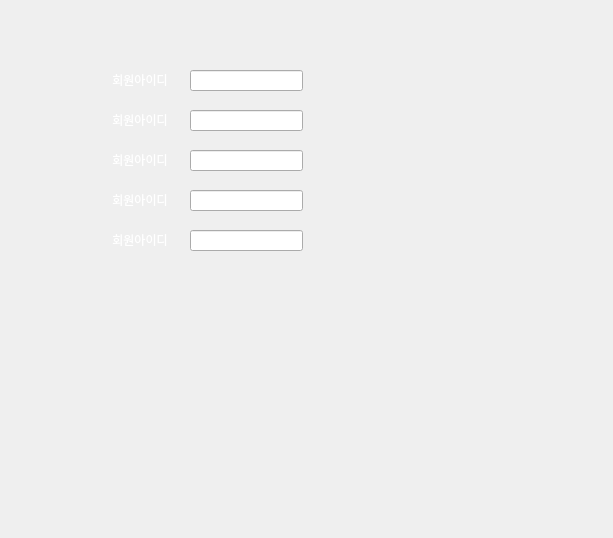
<?xml version="1.0" encoding="UTF-8"?>
<ui version="4.0">
 <class>Form</class>
 <widget class="QWidget" name="Form">
  <property name="geometry">
   <rect>
    <x>0</x>
    <y>0</y>
    <width>613</width>
    <height>538</height>
   </rect>
  </property>
  <property name="windowTitle">
   <string>Form</string>
  </property>
  <property name="styleSheet">
   <string notr="true">color: rgb(255,255,255);</string>
  </property>
  <widget class="QLabel" name="label">
   <property name="geometry">
    <rect>
     <x>100</x>
     <y>70</y>
     <width>80</width>
     <height>20</height>
    </rect>
   </property>
   <property name="autoFillBackground">
    <bool>false</bool>
   </property>
   <property name="text">
    <string>회원아이디</string>
   </property>
   <property name="scaledContents">
    <bool>false</bool>
   </property>
   <property name="alignment">
    <set>Qt::AlignCenter</set>
   </property>
   <property name="wordWrap">
    <bool>false</bool>
   </property>
  </widget>
  <widget class="QLabel" name="label_2">
   <property name="geometry">
    <rect>
     <x>100</x>
     <y>70</y>
     <width>80</width>
     <height>20</height>
    </rect>
   </property>
   <property name="text">
    <string/>
   </property>
   <property name="pixmap">
    <pixmap>image/title.png</pixmap>
   </property>
  </widget>
  <widget class="QLineEdit" name="lineEdit">
   <property name="geometry">
    <rect>
     <x>190</x>
     <y>70</y>
     <width>113</width>
     <height>21</height>
    </rect>
   </property>
  </widget>
  <widget class="QLabel" name="label_3">
   <property name="geometry">
    <rect>
     <x>100</x>
     <y>110</y>
     <width>80</width>
     <height>20</height>
    </rect>
   </property>
   <property name="text">
    <string/>
   </property>
   <property name="pixmap">
    <pixmap>image/title.png</pixmap>
   </property>
  </widget>
  <widget class="QLabel" name="label_4">
   <property name="geometry">
    <rect>
     <x>100</x>
     <y>110</y>
     <width>80</width>
     <height>20</height>
    </rect>
   </property>
   <property name="autoFillBackground">
    <bool>false</bool>
   </property>
   <property name="text">
    <string>회원아이디</string>
   </property>
   <property name="scaledContents">
    <bool>false</bool>
   </property>
   <property name="alignment">
    <set>Qt::AlignCenter</set>
   </property>
   <property name="wordWrap">
    <bool>false</bool>
   </property>
  </widget>
  <widget class="QLineEdit" name="lineEdit_2">
   <property name="geometry">
    <rect>
     <x>190</x>
     <y>110</y>
     <width>113</width>
     <height>21</height>
    </rect>
   </property>
  </widget>
  <widget class="QLabel" name="label_5">
   <property name="geometry">
    <rect>
     <x>100</x>
     <y>150</y>
     <width>80</width>
     <height>20</height>
    </rect>
   </property>
   <property name="text">
    <string/>
   </property>
   <property name="pixmap">
    <pixmap>image/title.png</pixmap>
   </property>
  </widget>
  <widget class="QLabel" name="label_6">
   <property name="geometry">
    <rect>
     <x>100</x>
     <y>150</y>
     <width>80</width>
     <height>20</height>
    </rect>
   </property>
   <property name="autoFillBackground">
    <bool>false</bool>
   </property>
   <property name="text">
    <string>회원아이디</string>
   </property>
   <property name="scaledContents">
    <bool>false</bool>
   </property>
   <property name="alignment">
    <set>Qt::AlignCenter</set>
   </property>
   <property name="wordWrap">
    <bool>false</bool>
   </property>
  </widget>
  <widget class="QLineEdit" name="lineEdit_3">
   <property name="geometry">
    <rect>
     <x>190</x>
     <y>150</y>
     <width>113</width>
     <height>21</height>
    </rect>
   </property>
  </widget>
  <widget class="QLabel" name="label_7">
   <property name="geometry">
    <rect>
     <x>100</x>
     <y>190</y>
     <width>80</width>
     <height>20</height>
    </rect>
   </property>
   <property name="text">
    <string/>
   </property>
   <property name="pixmap">
    <pixmap>image/title.png</pixmap>
   </property>
  </widget>
  <widget class="QLabel" name="label_8">
   <property name="geometry">
    <rect>
     <x>100</x>
     <y>190</y>
     <width>80</width>
     <height>20</height>
    </rect>
   </property>
   <property name="autoFillBackground">
    <bool>false</bool>
   </property>
   <property name="text">
    <string>회원아이디</string>
   </property>
   <property name="scaledContents">
    <bool>false</bool>
   </property>
   <property name="alignment">
    <set>Qt::AlignCenter</set>
   </property>
   <property name="wordWrap">
    <bool>false</bool>
   </property>
  </widget>
  <widget class="QLineEdit" name="lineEdit_4">
   <property name="geometry">
    <rect>
     <x>190</x>
     <y>190</y>
     <width>113</width>
     <height>21</height>
    </rect>
   </property>
  </widget>
  <widget class="QLabel" name="label_9">
   <property name="geometry">
    <rect>
     <x>100</x>
     <y>230</y>
     <width>80</width>
     <height>20</height>
    </rect>
   </property>
   <property name="text">
    <string/>
   </property>
   <property name="pixmap">
    <pixmap>image/title.png</pixmap>
   </property>
  </widget>
  <widget class="QLabel" name="label_10">
   <property name="geometry">
    <rect>
     <x>100</x>
     <y>230</y>
     <width>80</width>
     <height>20</height>
    </rect>
   </property>
   <property name="autoFillBackground">
    <bool>false</bool>
   </property>
   <property name="text">
    <string>회원아이디</string>
   </property>
   <property name="scaledContents">
    <bool>false</bool>
   </property>
   <property name="alignment">
    <set>Qt::AlignCenter</set>
   </property>
   <property name="wordWrap">
    <bool>false</bool>
   </property>
  </widget>
  <widget class="QLineEdit" name="lineEdit_5">
   <property name="geometry">
    <rect>
     <x>190</x>
     <y>230</y>
     <width>113</width>
     <height>21</height>
    </rect>
   </property>
  </widget>
  <zorder>label_2</zorder>
  <zorder>label</zorder>
  <zorder>lineEdit</zorder>
  <zorder>label_3</zorder>
  <zorder>label_4</zorder>
  <zorder>lineEdit_2</zorder>
  <zorder>label_5</zorder>
  <zorder>label_6</zorder>
  <zorder>lineEdit_3</zorder>
  <zorder>label_7</zorder>
  <zorder>label_8</zorder>
  <zorder>lineEdit_4</zorder>
  <zorder>label_9</zorder>
  <zorder>label_10</zorder>
  <zorder>lineEdit_5</zorder>
 </widget>
 <resources/>
 <connections/>
</ui>
